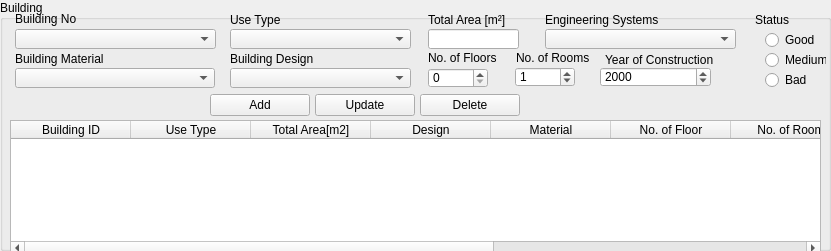
    <widget class="QGroupBox" name="groupBox_47">
     <property name="geometry">
      <rect>
       <x>0</x>
       <y>375</y>
       <width>831</width>
       <height>251</height>
      </rect>
     </property>
     <property name="font">
      <font>
       <weight>50</weight>
       <bold>false</bold>
      </font>
     </property>
     <property name="title">
      <string>Building</string>
     </property>
     <widget class="QLabel" name="useTypeLabel_5">
      <property name="geometry">
       <rect>
        <x>230</x>
        <y>10</y>
        <width>181</width>
        <height>20</height>
       </rect>
      </property>
      <property name="minimumSize">
       <size>
        <width>0</width>
        <height>20</height>
       </size>
      </property>
      <property name="maximumSize">
       <size>
        <width>16777215</width>
        <height>20</height>
       </size>
      </property>
      <property name="text">
       <string>Use Type</string>
      </property>
     </widget>
     <widget class="QComboBox" name="c_building_use_type_cbox">
      <property name="geometry">
       <rect>
        <x>230</x>
        <y>29</y>
        <width>181</width>
        <height>20</height>
       </rect>
      </property>
      <property name="minimumSize">
       <size>
        <width>0</width>
        <height>20</height>
       </size>
      </property>
      <property name="maximumSize">
       <size>
        <width>16777215</width>
        <height>20</height>
       </size>
      </property>
     </widget>
     <widget class="QComboBox" name="c_building_material_cbox">
      <property name="geometry">
       <rect>
        <x>15</x>
        <y>68</y>
        <width>200</width>
        <height>20</height>
       </rect>
      </property>
      <property name="minimumSize">
       <size>
        <width>0</width>
        <height>20</height>
       </size>
      </property>
      <property name="maximumSize">
       <size>
        <width>16777215</width>
        <height>20</height>
       </size>
      </property>
     </widget>
     <widget class="QLabel" name="BuildingInfoMaterialLabel_5">
      <property name="geometry">
       <rect>
        <x>15</x>
        <y>49</y>
        <width>196</width>
        <height>20</height>
       </rect>
      </property>
      <property name="minimumSize">
       <size>
        <width>0</width>
        <height>20</height>
       </size>
      </property>
      <property name="maximumSize">
       <size>
        <width>16777215</width>
        <height>20</height>
       </size>
      </property>
      <property name="text">
       <string>Building Material</string>
      </property>
     </widget>
     <widget class="QLabel" name="yearConstructionLabel_7">
      <property name="geometry">
       <rect>
        <x>605</x>
        <y>50</y>
        <width>131</width>
        <height>20</height>
       </rect>
      </property>
      <property name="minimumSize">
       <size>
        <width>0</width>
        <height>20</height>
       </size>
      </property>
      <property name="maximumSize">
       <size>
        <width>16777215</width>
        <height>20</height>
       </size>
      </property>
      <property name="text">
       <string>Year of Construction</string>
      </property>
     </widget>
     <widget class="QLineEdit" name="c_building_area_edit">
      <property name="geometry">
       <rect>
        <x>428</x>
        <y>29</y>
        <width>91</width>
        <height>20</height>
       </rect>
      </property>
     </widget>
     <widget class="QLabel" name="totalareaLabel_7">
      <property name="geometry">
       <rect>
        <x>428</x>
        <y>10</y>
        <width>116</width>
        <height>20</height>
       </rect>
      </property>
      <property name="minimumSize">
       <size>
        <width>0</width>
        <height>20</height>
       </size>
      </property>
      <property name="maximumSize">
       <size>
        <width>16777215</width>
        <height>20</height>
       </size>
      </property>
      <property name="text">
       <string>Total Area [m²]</string>
      </property>
     </widget>
     <widget class="QSpinBox" name="c_no_floor_sbox">
      <property name="geometry">
       <rect>
        <x>428</x>
        <y>68</y>
        <width>60</width>
        <height>20</height>
       </rect>
      </property>
      <property name="minimumSize">
       <size>
        <width>0</width>
        <height>20</height>
       </size>
      </property>
      <property name="maximumSize">
       <size>
        <width>16777215</width>
        <height>20</height>
       </size>
      </property>
     </widget>
     <widget class="QLabel" name="NoFloorLabel_7">
      <property name="geometry">
       <rect>
        <x>428</x>
        <y>48</y>
        <width>86</width>
        <height>20</height>
       </rect>
      </property>
      <property name="minimumSize">
       <size>
        <width>0</width>
        <height>20</height>
       </size>
      </property>
      <property name="maximumSize">
       <size>
        <width>16777215</width>
        <height>20</height>
       </size>
      </property>
      <property name="text">
       <string>No. of Floors</string>
      </property>
     </widget>
     <widget class="QTableWidget" name="c_building_twidget">
      <property name="geometry">
       <rect>
        <x>10</x>
        <y>120</y>
        <width>811</width>
        <height>136</height>
       </rect>
      </property>
      <attribute name="horizontalHeaderDefaultSectionSize">
       <number>120</number>
      </attribute>
      <column>
       <property name="text">
        <string>Building ID</string>
       </property>
      </column>
      <column>
       <property name="text">
        <string>Use Type</string>
       </property>
      </column>
      <column>
       <property name="text">
        <string>Total Area[m2]</string>
       </property>
      </column>
      <column>
       <property name="text">
        <string>Design</string>
       </property>
      </column>
      <column>
       <property name="text">
        <string>Material</string>
       </property>
      </column>
      <column>
       <property name="text">
        <string>No. of Floor</string>
       </property>
      </column>
      <column>
       <property name="text">
        <string>No. of Room</string>
       </property>
      </column>
      <column>
       <property name="text">
        <string>Year of Construction</string>
       </property>
      </column>
      <column>
       <property name="text">
        <string>Engineering System</string>
       </property>
      </column>
      <column>
       <property name="text">
        <string>Status</string>
       </property>
      </column>
     </widget>
     <widget class="QPushButton" name="c_buidling_add_button">
      <property name="geometry">
       <rect>
        <x>210</x>
        <y>94</y>
        <width>100</width>
        <height>22</height>
       </rect>
      </property>
      <property name="sizePolicy">
       <sizepolicy hsizetype="Fixed" vsizetype="Fixed">
        <horstretch>0</horstretch>
        <verstretch>0</verstretch>
       </sizepolicy>
      </property>
      <property name="minimumSize">
       <size>
        <width>0</width>
        <height>22</height>
       </size>
      </property>
      <property name="maximumSize">
       <size>
        <width>100</width>
        <height>22</height>
       </size>
      </property>
      <property name="text">
       <string>Add</string>
      </property>
     </widget>
     <widget class="QPushButton" name="c_building_delete_button">
      <property name="geometry">
       <rect>
        <x>420</x>
        <y>94</y>
        <width>100</width>
        <height>22</height>
       </rect>
      </property>
      <property name="minimumSize">
       <size>
        <width>0</width>
        <height>22</height>
       </size>
      </property>
      <property name="maximumSize">
       <size>
        <width>100</width>
        <height>22</height>
       </size>
      </property>
      <property name="text">
       <string>Delete</string>
      </property>
     </widget>
     <widget class="QPushButton" name="c_buidling_update_button">
      <property name="geometry">
       <rect>
        <x>315</x>
        <y>94</y>
        <width>100</width>
        <height>22</height>
       </rect>
      </property>
      <property name="sizePolicy">
       <sizepolicy hsizetype="Fixed" vsizetype="Fixed">
        <horstretch>0</horstretch>
        <verstretch>0</verstretch>
       </sizepolicy>
      </property>
      <property name="minimumSize">
       <size>
        <width>0</width>
        <height>22</height>
       </size>
      </property>
      <property name="maximumSize">
       <size>
        <width>100</width>
        <height>22</height>
       </size>
      </property>
      <property name="text">
       <string>Update</string>
      </property>
     </widget>
     <widget class="QLabel" name="BuildingInfoMaterialLabel_6">
      <property name="geometry">
       <rect>
        <x>230</x>
        <y>49</y>
        <width>181</width>
        <height>20</height>
       </rect>
      </property>
      <property name="minimumSize">
       <size>
        <width>0</width>
        <height>20</height>
       </size>
      </property>
      <property name="maximumSize">
       <size>
        <width>16777215</width>
        <height>20</height>
       </size>
      </property>
      <property name="text">
       <string>Building Design</string>
      </property>
     </widget>
     <widget class="QComboBox" name="c_building_design_cbox">
      <property name="geometry">
       <rect>
        <x>230</x>
        <y>68</y>
        <width>181</width>
        <height>20</height>
       </rect>
      </property>
      <property name="minimumSize">
       <size>
        <width>0</width>
        <height>20</height>
       </size>
      </property>
      <property name="maximumSize">
       <size>
        <width>16777215</width>
        <height>20</height>
       </size>
      </property>
     </widget>
     <widget class="QComboBox" name="c_building_no_cbox">
      <property name="geometry">
       <rect>
        <x>15</x>
        <y>29</y>
        <width>201</width>
        <height>20</height>
       </rect>
      </property>
      <property name="minimumSize">
       <size>
        <width>0</width>
        <height>20</height>
       </size>
      </property>
      <property name="maximumSize">
       <size>
        <width>16777215</width>
        <height>20</height>
       </size>
      </property>
     </widget>
     <widget class="QLabel" name="useTypeLabel_9">
      <property name="geometry">
       <rect>
        <x>15</x>
        <y>9</y>
        <width>181</width>
        <height>20</height>
       </rect>
      </property>
      <property name="minimumSize">
       <size>
        <width>0</width>
        <height>20</height>
       </size>
      </property>
      <property name="maximumSize">
       <size>
        <width>16777215</width>
        <height>20</height>
       </size>
      </property>
      <property name="text">
       <string>Building No</string>
      </property>
     </widget>
     <widget class="QSpinBox" name="c_no_room_sbox">
      <property name="geometry">
       <rect>
        <x>515</x>
        <y>67</y>
        <width>60</width>
        <height>20</height>
       </rect>
      </property>
      <property name="minimumSize">
       <size>
        <width>0</width>
        <height>20</height>
       </size>
      </property>
      <property name="maximumSize">
       <size>
        <width>16777215</width>
        <height>20</height>
       </size>
      </property>
      <property name="value">
       <number>1</number>
      </property>
     </widget>
     <widget class="QLabel" name="NoFloorLabel_5">
      <property name="geometry">
       <rect>
        <x>516</x>
        <y>48</y>
        <width>81</width>
        <height>20</height>
       </rect>
      </property>
      <property name="minimumSize">
       <size>
        <width>0</width>
        <height>20</height>
       </size>
      </property>
      <property name="maximumSize">
       <size>
        <width>16777215</width>
        <height>20</height>
       </size>
      </property>
      <property name="text">
       <string>No. of Rooms</string>
      </property>
     </widget>
     <widget class="QRadioButton" name="c_b_status_good_rbutton">
      <property name="geometry">
       <rect>
        <x>765</x>
        <y>30</y>
        <width>61</width>
        <height>20</height>
       </rect>
      </property>
      <property name="minimumSize">
       <size>
        <width>0</width>
        <height>20</height>
       </size>
      </property>
      <property name="maximumSize">
       <size>
        <width>16777215</width>
        <height>20</height>
       </size>
      </property>
      <property name="text">
       <string>Good</string>
      </property>
     </widget>
     <widget class="QLabel" name="maintenanceStatusLabel_4">
      <property name="geometry">
       <rect>
        <x>755</x>
        <y>10</y>
        <width>76</width>
        <height>20</height>
       </rect>
      </property>
      <property name="minimumSize">
       <size>
        <width>0</width>
        <height>20</height>
       </size>
      </property>
      <property name="maximumSize">
       <size>
        <width>16777215</width>
        <height>20</height>
       </size>
      </property>
      <property name="text">
       <string>Status</string>
      </property>
     </widget>
     <widget class="QRadioButton" name="c_b_status_bad_rbutton">
      <property name="geometry">
       <rect>
        <x>765</x>
        <y>70</y>
        <width>61</width>
        <height>20</height>
       </rect>
      </property>
      <property name="minimumSize">
       <size>
        <width>0</width>
        <height>20</height>
       </size>
      </property>
      <property name="maximumSize">
       <size>
        <width>16777215</width>
        <height>20</height>
       </size>
      </property>
      <property name="text">
       <string>Bad</string>
      </property>
     </widget>
     <widget class="QRadioButton" name="c_b_status_medium_rbutton">
      <property name="geometry">
       <rect>
        <x>765</x>
        <y>50</y>
        <width>61</width>
        <height>20</height>
       </rect>
      </property>
      <property name="minimumSize">
       <size>
        <width>0</width>
        <height>20</height>
       </size>
      </property>
      <property name="maximumSize">
       <size>
        <width>16777215</width>
        <height>20</height>
       </size>
      </property>
      <property name="text">
       <string>Medium</string>
      </property>
     </widget>
     <widget class="QComboBox" name="c_building_esystem_cbox">
      <property name="geometry">
       <rect>
        <x>545</x>
        <y>29</y>
        <width>191</width>
        <height>20</height>
       </rect>
      </property>
      <property name="minimumSize">
       <size>
        <width>0</width>
        <height>20</height>
       </size>
      </property>
      <property name="maximumSize">
       <size>
        <width>16777215</width>
        <height>20</height>
       </size>
      </property>
     </widget>
     <widget class="QLabel" name="useTypeLabel_12">
      <property name="geometry">
       <rect>
        <x>545</x>
        <y>10</y>
        <width>191</width>
        <height>20</height>
       </rect>
      </property>
      <property name="minimumSize">
       <size>
        <width>0</width>
        <height>20</height>
       </size>
      </property>
      <property name="maximumSize">
       <size>
        <width>16777215</width>
        <height>20</height>
       </size>
      </property>
      <property name="text">
       <string>Engineering Systems</string>
      </property>
     </widget>
     <widget class="QSpinBox" name="c_building_year_construction_date">
      <property name="geometry">
       <rect>
        <x>600</x>
        <y>67</y>
        <width>111</width>
        <height>20</height>
       </rect>
      </property>
      <property name="maximum">
       <number>9999</number>
      </property>
      <property name="value">
       <number>2000</number>
      </property>
     </widget>
    </widget>
